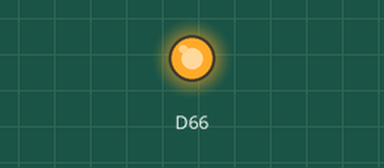
Bench run of a sketch on a simulated Arduino Due. Shown: output pins drawn as LEDs (lit = HIGH).

Above: at 0.05 s.
Timing chart, 0 to 3.0 s (numbered marks = the images above):
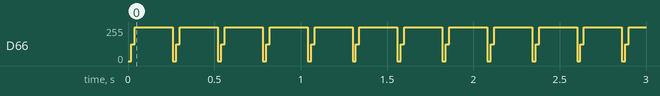

Measured:
- by itself, D66: repeats every 0.26 s: 255/255 0.22 s, 0/255 0.02 s, 124/255 0.02 s

The sketch:

test_sketch.ino
```cpp
volatile int i = 0;

void setup() {
  // put your setup code here, to run once:
   analogWriteResolution(12);
}

void loop() {
  // put your main code here, to run repeatedly:
  //analogWrite(DAC0, i);
  //if(i == 4095)
  //  i = 0;
  //i++;

  analogWrite(DAC0, 0);
  delay(20);
  analogWrite(DAC0, 2000);
  delay(20);
  analogWrite(DAC0, 4095);
  delay(20);
  analogWrite(DAC0, 5095);
  delay(200);

}
```
